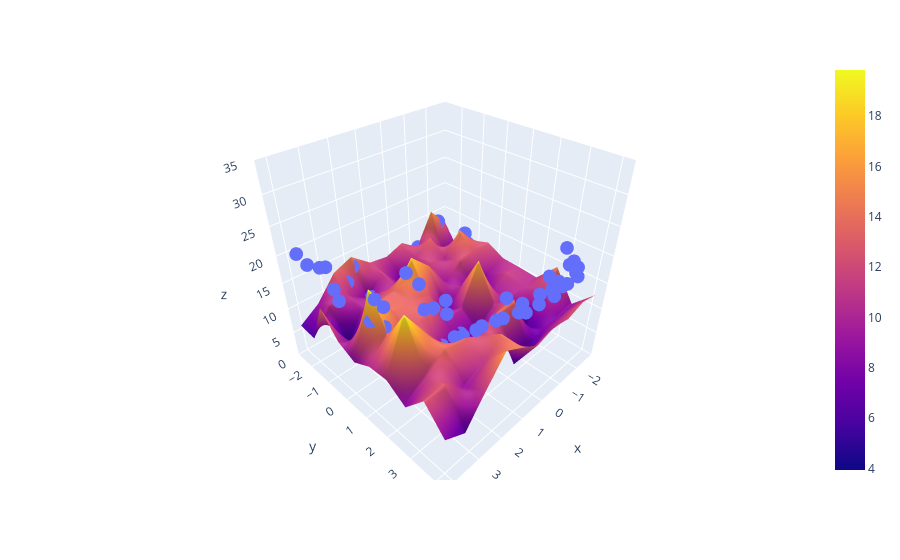

Write notebook code for a chart like this one.
### Markdown cell above
Plot the predicted value (obtain curve) in 3D.

### Code cell
import plotly.graph_objects as go

z_final = lr.predict(x_multi_trans).reshape(10,10)
fig = px.scatter_3d(x=x.ravel(), y=y.ravel(), z=z.ravel())

fig.add_trace(go.Surface(x = x_input, y = y_input, z =z_final))

fig.update_layout(scene = dict(zaxis = dict(range=[0,35])))

fig.show()
